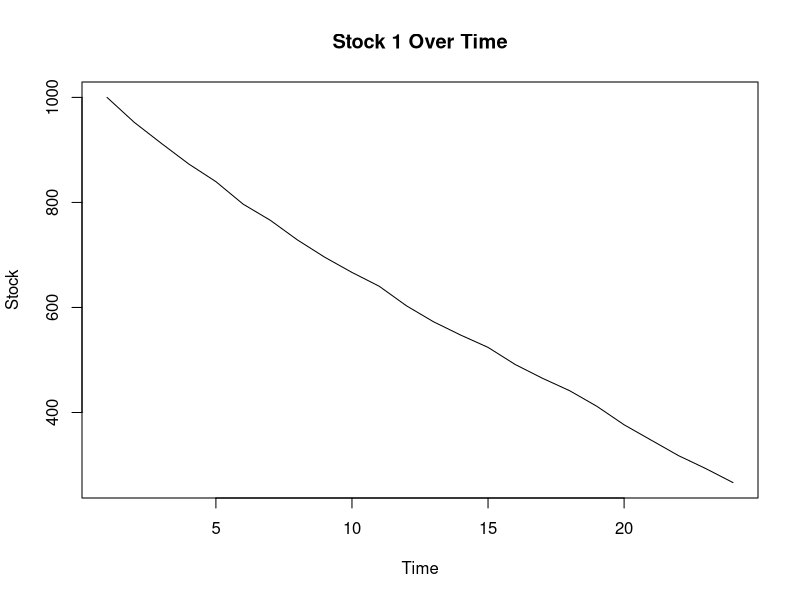
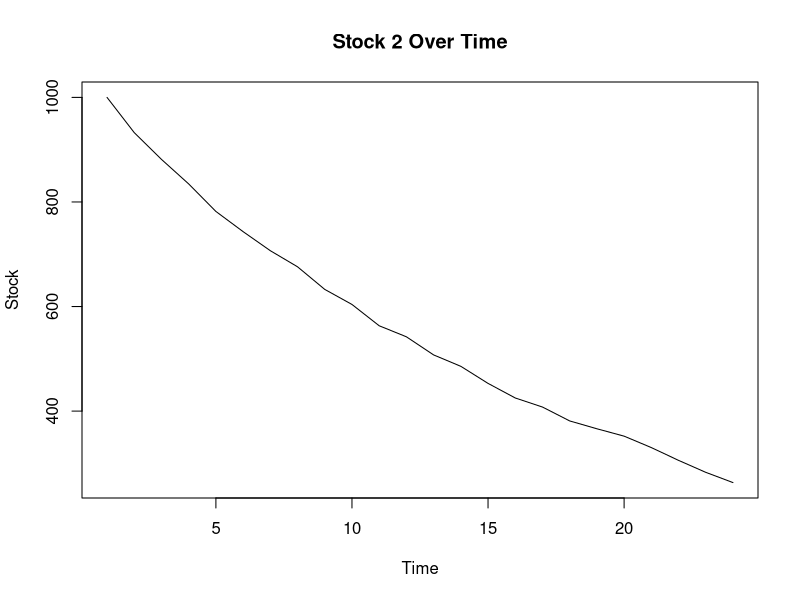
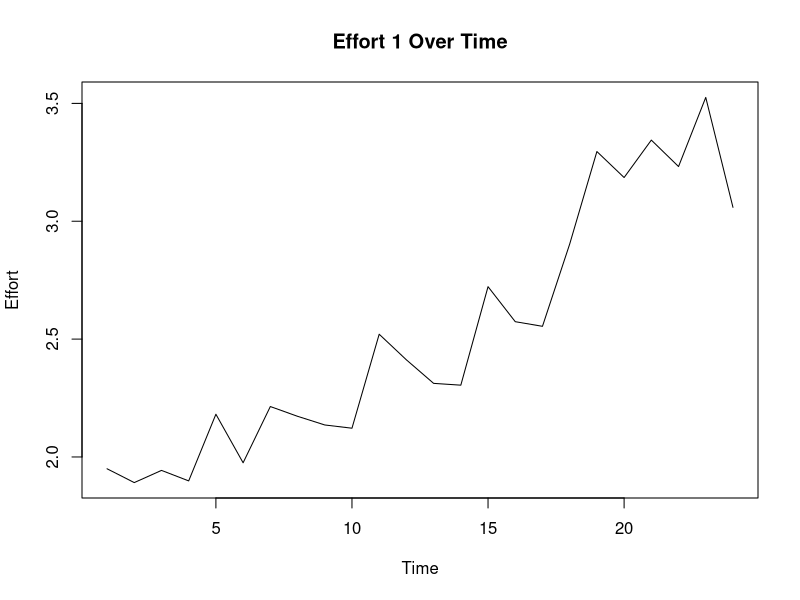
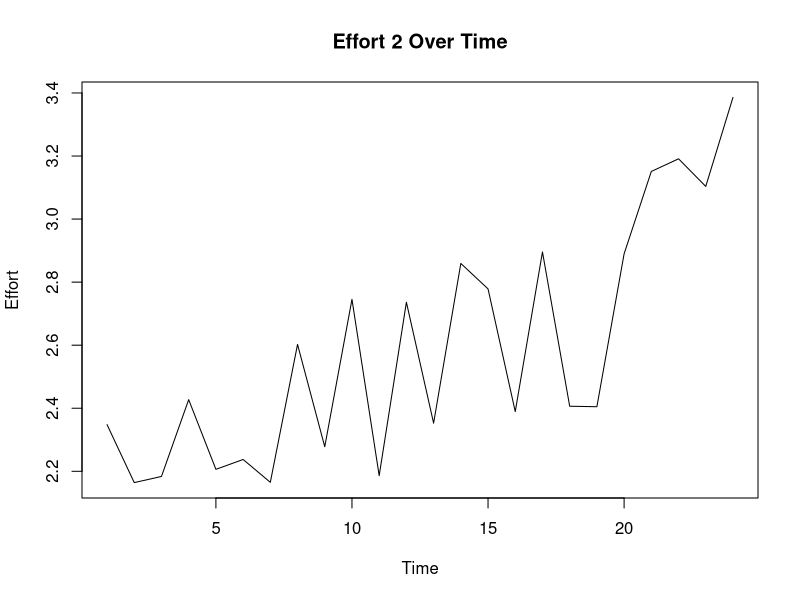
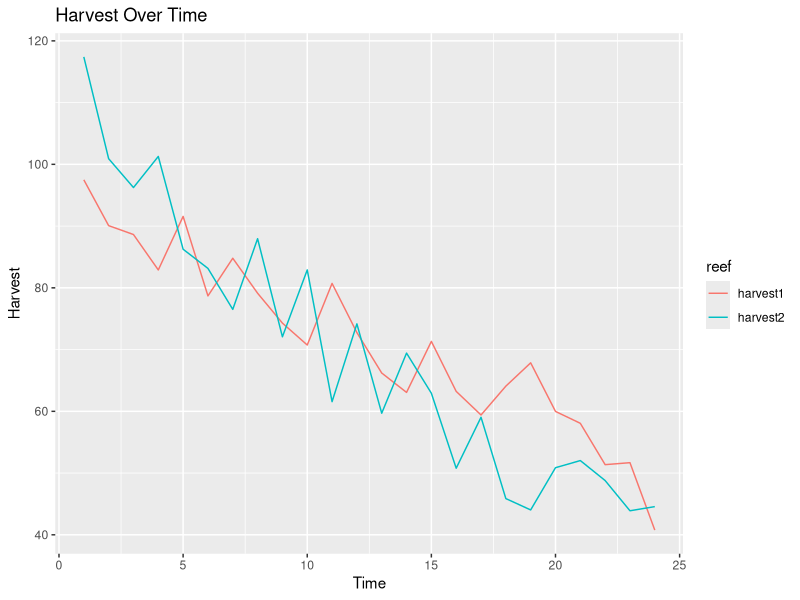

Generate these figures, in order, with R:
## ---- chunk 1
knitr::opts_chunk$set(echo = TRUE)
## ---- chunk 2
# Clear Env
rm(list = ls())

# Load Libraries
library(tidyverse)
library(nloptr)
library(knitr)

# Set seed for reproducibility
set.seed(1234)
## ---- chunk 3


# Define function that runs model and returns a dataframe with the run model.
# Params: E1 and E2 are vectors representing fishing effort throughout all periods.
run_model <- function(E1, E2, max_effort, initial_stock, carrying_capacity, r, q, z, num_periods, rho, util_scaling_constant) {
  # Initialize vectors to track everything we need.
  stock1 <- vector(mode = "numeric", length = num_periods)
  stock2 <- vector(mode = "numeric", length = num_periods)
  reproductive_growth_1 <- vector(mode = "numeric", length = num_periods)
  reproductive_growth_2 <- vector(mode = "numeric", length = num_periods)
  immigration_1 <- vector(mode = "numeric", length = num_periods)
  immigration_2 <- vector(mode = "numeric", length = num_periods)
  harvest_1 <- vector(mode = "numeric", length = num_periods)
  harvest_2 <- vector(mode = "numeric", length = num_periods)
  harvest_total <- vector(mode = "numeric", length = num_periods)
  present_utility <- vector(mode = "numeric", length = num_periods)
  
  # Run the model
  for (i in 1:num_periods){
    
    # Stock updates
    if(i==1) {
      # If it's the first step, set the stock to the initial stock
      stock1[i] <- initial_stock
      stock2[i] <- initial_stock
    } else {
      # Otherwise, update the stock based on the previous stock and the other factors
      stock1[i] <- stock1[i-1] + reproductive_growth_1[i-1] + immigration_1[i-1] - harvest_1[i-1]
      stock2[i] <- stock2[i-1] + reproductive_growth_2[i-1] + immigration_2[i-1] - harvest_2[i-1]
    }
    
    # browser()
    
    # Reproductive growth -- fish that will be added to the stock from offspring
    # of current stock by the END of the current period
    reproductive_growth_1[i] <- r*stock1[i]*(1-stock1[i]/carrying_capacity)
    reproductive_growth_2[i] <- r*stock2[i]*(1-stock2[i]/carrying_capacity)
    
    # Immigration -- fish that will be added to the stock from migration
    # by the END of the current period
    immigration_1[i] <- z*(carrying_capacity-stock1[i])
    immigration_2[i] <- z*(carrying_capacity-stock2[i])
    
    # Harvest -- num fish removed by harvesting by the END of the current period
    harvest_1[i] <- q*E1[i]*stock1[i]
    harvest_2[i] <- q*E2[i]*stock2[i]
    harvest_total[i] <- harvest_1[i] + harvest_2[i]
    
    # Present utility -- defined as the discounted log of the harvest_total
    present_utility[i] <- rho^(i-1)*log(util_scaling_constant * harvest_total[i])
    
  }
  
  # Return a dataframe with all the data
  return(data.frame(stock1, stock2, reproductive_growth_1, reproductive_growth_2, 
                    immigration_1, immigration_2, harvest_1, harvest_2, 
                    harvest_total, present_utility))
}
## ---- chunk 4
# Objective Function
# assume choice is a vector consisting of 2 elements: E1 and E2
objective_function <- function(choice, max_effort, initial_stock, carrying_capacity, r, q, z, num_periods, rho, util_scaling_constant){

  
  # Extract E1 and E2
  E1 <- choice[1:num_periods]
  E2 <- choice[(num_periods+1):(2*num_periods)]
  
  
  # Run the model
  model_data <- run_model(E1, E2, max_effort, initial_stock, carrying_capacity, r, q, z, num_periods, rho, util_scaling_constant)
  
  # Return the sum of present utility
  return(-sum(model_data$present_utility))
}

# Constraint Function
# require that the sum of the two choices is equal to the max effort
# assume choice is a vector consisting of 2 subvectors: E1 and E2
constraint_function <- function(choice, max_effort, initial_stock, carrying_capacity, r, q, z, num_periods, rho, util_scaling_constant){
  # Extract E1 and E2.
  # this will require subindexing the vector
  E1 <- choice[1:num_periods]
  E2 <- choice[(num_periods+1):(2*num_periods)]
  
  # Return the difference between the sum of the two choices and the max effort
  return(E1 + E2 - max_effort)
}
## ---- chunk 5

# Options
local_opts<-list("algorithm"="NLOPT_LN_COBYLA",xtol_rel=1e-15)
options=list("algorithm"="NLOPT_LN_AUGLAG",xtol_rel=1e-15,maxeval=32000,"local_opts"=local_opts)

# Run optimization with best estimates of parameters
SIMULATION_LENGTH <- 24 # Set to 600 eventually, keep it low to test.
INITIAL_STOCK <- 1000
CARRYING_CAPACITY <- 2000
GROWTH_RATE <- 0.1
EFFORT_CAP <- 15
HARVEST_CONSTANT <- 0.05
MIGRATION_CONSTANT <- 0
UTIL_SCALING_CONSTANT <- 1
RHO <- 0.95

# Set seed
set.seed(1234)

result <- nloptr(x0 = c(rep(1, SIMULATION_LENGTH), rep(1, SIMULATION_LENGTH)), eval_f = objective_function, lb = c(rep(0, SIMULATION_LENGTH), rep(0, SIMULATION_LENGTH)), ub = c(rep(EFFORT_CAP, SIMULATION_LENGTH), rep(EFFORT_CAP, SIMULATION_LENGTH)),
                 eval_g_ineq = constraint_function, opts = options, 
                 max_effort = EFFORT_CAP, initial_stock = INITIAL_STOCK, 
                 carrying_capacity = CARRYING_CAPACITY, r = GROWTH_RATE, 
                 q = HARVEST_CONSTANT, z = MIGRATION_CONSTANT, 
                 num_periods = SIMULATION_LENGTH, rho=RHO, util_scaling_constant = UTIL_SCALING_CONSTANT)


# Extract the optimal values
optimal_values <- result$solution
optimal_values



## ---- chunk 6
# Run the model with opimal values
optimal_run <- run_model(optimal_values[1:SIMULATION_LENGTH], optimal_values[(SIMULATION_LENGTH+1):(2*SIMULATION_LENGTH)], EFFORT_CAP, INITIAL_STOCK, CARRYING_CAPACITY, GROWTH_RATE, HARVEST_CONSTANT, MIGRATION_CONSTANT, SIMULATION_LENGTH, RHO, UTIL_SCALING_CONSTANT)
# optimal_run <- run_model(, EFFORT_CAP, INITIAL_STOCK, CARRYING_CAPACITY, GROWTH_RATE, HARVEST_CONSTANT, MIGRATION_CONSTANT, SIMULATION_LENGTH)

# Plot the results

plot(optimal_run$stock1, type = "l", xlab = "Time", ylab = "Stock", main = "Stock 1 Over Time")
plot(optimal_run$stock2, type = "l", xlab = "Time", ylab = "Stock", main = "Stock 2 Over Time")

# plot(optimal_run$harvest_1, type = "l", xlab = "Time", ylab = "Harvest", main = "Harvest 1 Over Time")
# plot(optimal_run$harvest_2, type = "l", xlab = "Time", ylab = "Harvest", main = "Harvest 2 Over Time")

plot(optimal_values[1:SIMULATION_LENGTH], type = "l", xlab = "Time", ylab = "Effort", main = "Effort 1 Over Time")
plot(optimal_values[(SIMULATION_LENGTH+1):(2*SIMULATION_LENGTH)], type = "l", xlab = "Time", ylab = "Effort", main = "Effort 2 Over Time")

# Plot harvest 1 and harvest 2 over time together on one graph
# use ggplot
harvest_data <- data.frame(time = 1:SIMULATION_LENGTH, harvest1 = optimal_run$harvest_1, harvest2 = optimal_run$harvest_2)
harvest_data <- gather(harvest_data, key = "reef", value = "harvest", -time)

ggplot(harvest_data, aes(x = time, y = harvest, color = reef)) + geom_line() + labs(title = "Harvest Over Time", x = "Time", y = "Harvest")





## ---- chunk 7

SIMULATION_LENGTH_val <- 24
INITIAL_STOCK <- replicate(24,rnorm(1, mean=1000, sd=20)) 
CARRYING_CAPACITY <- replicate(24,rnorm(1, mean=2000, sd=40)) 
GROWTH_RATE <- replicate(24,rnorm(1, mean=0.1, sd=0.02)) 
EFFORT_CAP <-  15
HARVEST_CONSTANT <-  replicate(24,rnorm(1, mean=0.05, sd=0.01))
MIGRATION_CONSTANT <- replicate(24,rnorm(1, mean=0, sd=0.01)) 
UTIL_SCALING_CONSTANT <- replicate(24,rnorm(1, mean=1, sd=0.2)) 
RHO <-  0.95


## ---- chunk 8


result <- nloptr(x0 = c(rep(1, SIMULATION_LENGTH), rep(1, SIMULATION_LENGTH)), 
                 eval_f = objective_function, 
                 lb = c(rep(0, SIMULATION_LENGTH), rep(0, SIMULATION_LENGTH)), 
                 ub = c(rep(EFFORT_CAP, SIMULATION_LENGTH), rep(EFFORT_CAP, SIMULATION_LENGTH)),
                 eval_g_ineq = constraint_function, 
                 opts = options, 
                 max_effort = EFFORT_CAP, 
                 initial_stock = INITIAL_STOCK[1], 
                 carrying_capacity = CARRYING_CAPACITY[1], 
                 r = GROWTH_RATE[1], 
                 q = HARVEST_CONSTANT[1], 
                 z = MIGRATION_CONSTANT[1], 
                 num_periods = SIMULATION_LENGTH, 
                 rho=RHO, 
                 util_scaling_constant = UTIL_SCALING_CONSTANT[1])

optimal_values <- result$solution

optimal_run <- run_model(optimal_values[1:SIMULATION_LENGTH], 
                    optimal_values[(SIMULATION_LENGTH+1):(2*SIMULATION_LENGTH)], 
                    EFFORT_CAP, 
                    INITIAL_STOCK[1], 
                    CARRYING_CAPACITY[1], 
                    GROWTH_RATE[1], 
                    HARVEST_CONSTANT[1], 
                    MIGRATION_CONSTANT[1], 
                    SIMULATION_LENGTH, 
                    RHO, 
                    UTIL_SCALING_CONSTANT[1])

result_vals<-data.frame(optimal_run)

for (i in 2:24){

result_next <- nloptr(x0 = c(rep(1, SIMULATION_LENGTH), rep(1, SIMULATION_LENGTH)), 
                 eval_f = objective_function, 
                 lb = c(rep(0, SIMULATION_LENGTH), rep(0, SIMULATION_LENGTH)), 
                 ub = c(rep(EFFORT_CAP, SIMULATION_LENGTH), rep(EFFORT_CAP, SIMULATION_LENGTH)),
                 eval_g_ineq = constraint_function, 
                 opts = options, 
                 max_effort = EFFORT_CAP, 
                 initial_stock = INITIAL_STOCK[i], 
                 carrying_capacity = CARRYING_CAPACITY[i], 
                 r = GROWTH_RATE[i], 
                 q = HARVEST_CONSTANT[i], 
                 z = MIGRATION_CONSTANT[i], 
                 num_periods = SIMULATION_LENGTH, 
                 rho=RHO, 
                 util_scaling_constant = UTIL_SCALING_CONSTANT[i])

optimal_values_next <- result_next$solution

optimal_run_next <- run_model(optimal_values_next[1:SIMULATION_LENGTH], 
                    optimal_values_next[(SIMULATION_LENGTH+1):(2*SIMULATION_LENGTH)], 
                    EFFORT_CAP, 
                    INITIAL_STOCK[i], 
                    CARRYING_CAPACITY[i], 
                    GROWTH_RATE[i], 
                    HARVEST_CONSTANT[i], 
                    MIGRATION_CONSTANT[i], 
                    SIMULATION_LENGTH, 
                    RHO, 
                    UTIL_SCALING_CONSTANT[i])

for (i in 1:24){
  result_vals$stock1[i]<-result_vals$stock1[i]+optimal_run_next$stock1[i]
  result_vals$stock2[i]<-result_vals$stock2[i]+optimal_run_next$stock2[i]
  result_vals$reproductive_growth_1[i]<-result_vals$reproductive_growth_1[i]+optimal_run_next$reproductive_growth_1[i]
  result_vals$reproductive_growth_2[i]<-result_vals$reproductive_growth_2[i]+optimal_run_next$reproductive_growth_2[i]
  result_vals$immigration_1[i]<-result_vals$immigration_1[i]+optimal_run_next$immigration_1[i]
  result_vals$immigration_2[i]<-result_vals$immigration_2[i]+optimal_run_next$immigration_2[i]
  result_vals$harvest_1[i]<-result_vals$harvest_1[i]+optimal_run_next$harvest_1[i]
  result_vals$harvest_2[i]<-result_vals$harvest_2[i]+optimal_run_next$harvest_2[i]
  result_vals$harvest_total[i]<-result_vals$harvest_total[i]+optimal_run_next$harvest_total[i]
  result_vals$present_utility[i]<-result_vals$present_utility[i]+optimal_run_next$present_utility[i]
}
}

for (i in 1:24){
  result_vals$stock1[i]<-result_vals$stock1[i]/24
  result_vals$stock2[i]<-result_vals$stock2[i]/24
  result_vals$reproductive_growth_1[i]<-result_vals$reproductive_growth_1[i]/24
  result_vals$reproductive_growth_2[i]<-result_vals$reproductive_growth_2[i]/24
  result_vals$immigration_1[i]<-result_vals$immigration_1[i]/24
  result_vals$immigration_2[i]<-result_vals$immigration_2[i]/24
  result_vals$harvest_1[i]<-result_vals$harvest_1[i]/24
  result_vals$harvest_2[i]<-result_vals$harvest_2[i]/24
  result_vals$harvest_total[i]<-result_vals$harvest_total[i]/24
  result_vals$present_utility[i]<-result_vals$present_utility[i]/24
}

